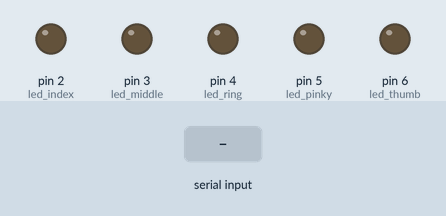
Recording of a sketch running on a simulated Arduino Uno, built with avr-gcc and run on an emulated ATmega328P. Shown: output pins drawn as LEDs (lit = HIGH). The inputs (shaded band) are chosen by the test bench.

Above: at 1.2 s.
1.3 s: "index_open\n" received over Serial
At 2.5 s:
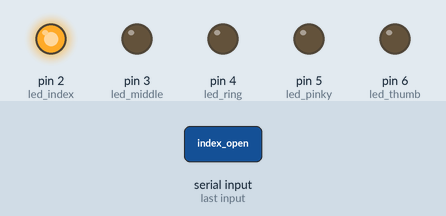
2.8 s: "middle_open\n" received over Serial
At 3.8 s:
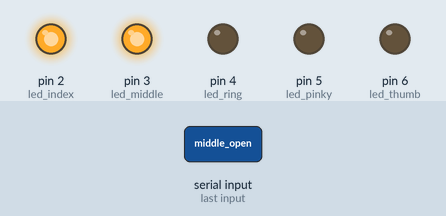
4.3 s: "index_close\n" received over Serial
At 5.0 s:
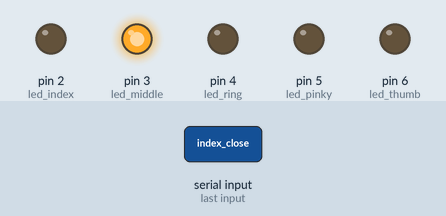
5.8 s: "ring_open\n" received over Serial
At 7.0 s:
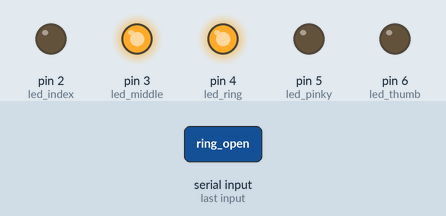
7.3 s: "middle_close\n" received over Serial
At 8.5 s:
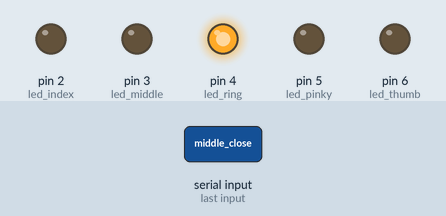
8.8 s: "pinky_open\n" received over Serial
At 9.5 s:
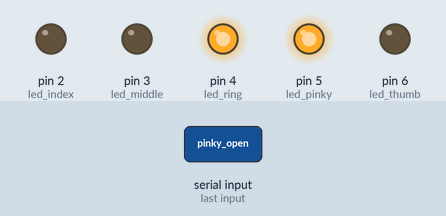
Timing chart, 0 to 11.3 s (numbered marks = the images above; inputs shaded):
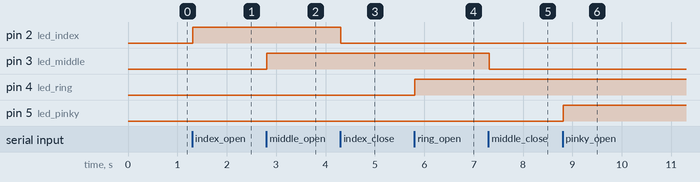

Measured:
- after the input at 1.3 s, pin 2 (led_index): LOW → HIGH at once
- after the input at 2.8 s, pin 3 (led_middle): LOW → HIGH at once
- after the input at 4.3 s, pin 2 (led_index): HIGH → LOW at once
- after the input at 5.8 s, pin 4 (led_ring): LOW → HIGH at once
- after the input at 7.3 s, pin 3 (led_middle): HIGH → LOW at once
- after the input at 8.8 s, pin 5 (led_pinky): LOW → HIGH at once

The sketch:

ArduinoCode.ino
```cpp
int led_index = 2;
int led_middle = 3;
int led_ring = 4;
int led_pinky = 5;
int led_thumb = 6;
String command = "";

void setup() {
  Serial.begin(9600);
  pinMode(led_index, OUTPUT);
  pinMode(led_middle, OUTPUT);
  pinMode(led_ring, OUTPUT);
  pinMode(led_pinky, OUTPUT);
  pinMode(led_thumb, OUTPUT);

}

void loop() {
  if (Serial.available() > 0) {
    command = Serial.readStringUntil('\n');
    command.trim();  // Remove whitespace or newline

    if (command == "index_open") {
      digitalWrite(led_index, HIGH);
    } else if (command == "index_close") {
      digitalWrite(led_index, LOW);
    }
    if (command == "middle_open") {
      digitalWrite(led_middle, HIGH);
    } else if (command == "middle_close") {
      digitalWrite(led_middle, LOW);
    }
    if (command == "ring_open") {
      digitalWrite(led_ring, HIGH);
    } else if (command == "ring_close") {
      digitalWrite(led_ring, LOW);
    }
    if (command == "pinky_open") {
      digitalWrite(led_pinky, HIGH);
    } else if (command == "pinky_close") {
      digitalWrite(led_pinky, LOW);
    }
    if (command == "thumb_open") {
      digitalWrite(led_thumb, HIGH);
    } else if (command == "thumb_close") {
      digitalWrite(led_thumb, LOW);
    }

  }
}
```
